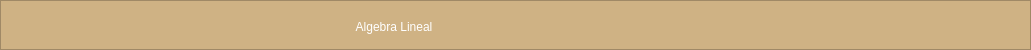
        <widget class="QFrame" name="frame_6">
         <property name="minimumSize">
          <size>
           <width>0</width>
           <height>50</height>
          </size>
         </property>
         <property name="maximumSize">
          <size>
           <width>16777215</width>
           <height>50</height>
          </size>
         </property>
         <property name="styleSheet">
          <string notr="true">background-color: rgb(207, 178, 132);</string>
         </property>
         <property name="frameShape">
          <enum>QFrame::StyledPanel</enum>
         </property>
         <property name="frameShadow">
          <enum>QFrame::Raised</enum>
         </property>
         <layout class="QHBoxLayout" name="horizontalLayout_2">
          <item>
           <widget class="QPushButton" name="btn_show_menu">
            <property name="minimumSize">
             <size>
              <width>35</width>
              <height>30</height>
             </size>
            </property>
            <property name="styleSheet">
             <string notr="true">QPushButton{
border:Opx;
background-color: rgb(207, 178, 132);
font: 75 8pt &quot;Open Sans Semibold&quot;;
color: rgb(255, 255, 255);

}

QPushButton:hover{
background-color: rgb(245, 245, 220);
font: 75 8pt &quot;Open Sans Semibold&quot;;
	color: rgb(0, 0, 0);
}</string>
            </property>
            <property name="text">
             <string/>
            </property>
            <property name="icon">
             <iconset>
              <normaloff>../bitacora-JuanilloMarro/Laboratorio  2 - Listas/Example two/images/Imagen5.png</normaloff>../bitacora-JuanilloMarro/Laboratorio  2 - Listas/Example two/images/Imagen5.png</iconset>
            </property>
            <property name="iconSize">
             <size>
              <width>40</width>
              <height>40</height>
             </size>
            </property>
           </widget>
          </item>
          <item>
           <widget class="QPushButton" name="btn_hide_menu">
            <property name="minimumSize">
             <size>
              <width>35</width>
              <height>30</height>
             </size>
            </property>
            <property name="styleSheet">
             <string notr="true">QPushButton{
border:Opx;
background-color: rgb(207, 178, 132);
font: 75 8pt &quot;Open Sans Semibold&quot;;
color: rgb(255, 255, 255);

}

QPushButton:hover{
background-color: rgb(245, 245, 220);
font: 75 8pt &quot;Open Sans Semibold&quot;;
	color: rgb(0, 0, 0);
}</string>
            </property>
            <property name="text">
             <string/>
            </property>
            <property name="icon">
             <iconset>
              <normaloff>../bitacora-JuanilloMarro/Laboratorio  2 - Listas/Example two/images/Imagen6.png</normaloff>../bitacora-JuanilloMarro/Laboratorio  2 - Listas/Example two/images/Imagen6.png</iconset>
            </property>
            <property name="iconSize">
             <size>
              <width>40</width>
              <height>40</height>
             </size>
            </property>
           </widget>
          </item>
          <item>
           <spacer name="horizontalSpacer_9">
            <property name="orientation">
             <enum>Qt::Horizontal</enum>
            </property>
            <property name="sizeHint" stdset="0">
             <size>
              <width>250</width>
              <height>20</height>
             </size>
            </property>
           </spacer>
          </item>
          <item>
           <widget class="QPushButton" name="btn_al">
            <property name="minimumSize">
             <size>
              <width>100</width>
              <height>30</height>
             </size>
            </property>
            <property name="styleSheet">
             <string notr="true">QPushButton{
border:Opx;
background-color: rgb(207, 178, 132);
font: 75 8pt &quot;Open Sans Semibold&quot;;
color: rgb(255, 255, 255);

}

QPushButton:hover{
background-color: rgb(245, 245, 220);
font: 75 8pt &quot;Open Sans Semibold&quot;;
	color: rgb(0, 0, 0);
}</string>
            </property>
            <property name="text">
             <string>Algebra Lineal</string>
            </property>
           </widget>
          </item>
          <item>
           <spacer name="horizontalSpacer_16">
            <property name="orientation">
             <enum>Qt::Horizontal</enum>
            </property>
            <property name="sizeHint" stdset="0">
             <size>
              <width>575</width>
              <height>20</height>
             </size>
            </property>
           </spacer>
          </item>
         </layout>
        </widget>
